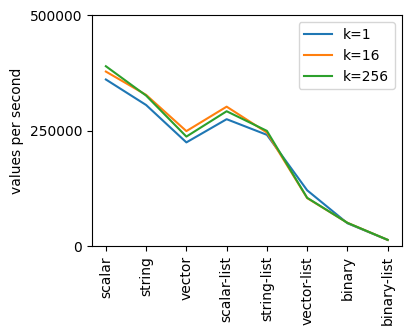

Generate this figure with Python:
import pandas as pd
import matplotlib.pyplot as plt
import matplotlib.ticker

plt.rc("axes", axisbelow=True)

SMALL_PAGE_SIZE = 8

df = pd.read_csv("parquet_local.csv")
take_sizes = df["take_size"].unique().tolist()
datatypes = df["column"].unique().tolist()

datatypes = [
    "scalar",
    "string",
    "scalar-list",
    "string-list",
    "vector",
    "vector-list",
    "binary",
    "binary-list",
]

num_take_sizes = len(take_sizes)
print(f"There are {num_take_sizes} take sizes")
fig, ax = plt.subplots()

fig.set_dpi(150)
fig.set_size_inches(4, 3)

ax.tick_params(axis="x", labelrotation=90)

ax.set_ylim([0, 500_000])
ax.set_ylabel("values per second")

ax.yaxis.set_major_locator(matplotlib.ticker.LinearLocator(3))

for ts_idx, take_size in enumerate(take_sizes):
    filtered = df[
        (df["page_size_kb"] == SMALL_PAGE_SIZE) & (df["take_size"] == take_size)
    ]

    ax.plot(
        filtered["column"],
        filtered["takes_per_second"],
        label=f"k={take_size}",
    )

# How many KiB of data must be read for each element.  For most datatypes,
# this is the page size (8 KiB).  Some of the larger types are larger than
# the page size however.
#
# These are approximations.  The list and binary types have some level of randomness
# involved in the size of data.
datatypes_to_read_size = {
    "scalar": 8,
    "scalar-list": 8,
    "string": 8,
    "string-list": 8,
    "vector": 8,
    "vector-list": 15,
    "binary": 20,
    "binary-list": 100,
}

ax.legend()

plt.savefig("parquet_chart_small.png", bbox_inches="tight")
plt.close()
